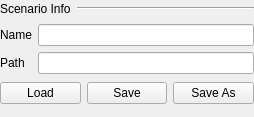
<?xml version="1.0" encoding="UTF-8"?>
<ui version="4.0">
 <class>ScenarioInfo</class>
 <widget class="QWidget" name="ScenarioInfo">
  <property name="geometry">
   <rect>
    <x>0</x>
    <y>0</y>
    <width>254</width>
    <height>117</height>
   </rect>
  </property>
  <property name="maximumSize">
   <size>
    <width>16777215</width>
    <height>117</height>
   </size>
  </property>
  <property name="windowTitle">
   <string>Form</string>
  </property>
  <layout class="QVBoxLayout" name="verticalLayout">
   <property name="leftMargin">
    <number>0</number>
   </property>
   <property name="topMargin">
    <number>0</number>
   </property>
   <property name="rightMargin">
    <number>0</number>
   </property>
   <property name="bottomMargin">
    <number>9</number>
   </property>
   <item>
    <layout class="QHBoxLayout" name="horizontalLayout_2">
     <item>
      <widget class="QLabel" name="labelTitle">
       <property name="text">
        <string>Scenario Info</string>
       </property>
      </widget>
     </item>
     <item>
      <widget class="Line" name="line">
       <property name="sizePolicy">
        <sizepolicy hsizetype="Expanding" vsizetype="Fixed">
         <horstretch>0</horstretch>
         <verstretch>0</verstretch>
        </sizepolicy>
       </property>
       <property name="orientation">
        <enum>Qt::Horizontal</enum>
       </property>
      </widget>
     </item>
    </layout>
   </item>
   <item>
    <layout class="QGridLayout" name="gridLayout">
     <item row="0" column="1">
      <widget class="QLineEdit" name="leName"/>
     </item>
     <item row="1" column="1">
      <widget class="QLineEdit" name="lePath">
       <property name="readOnly">
        <bool>true</bool>
       </property>
      </widget>
     </item>
     <item row="0" column="0">
      <widget class="QLabel" name="labelName">
       <property name="text">
        <string>Name</string>
       </property>
      </widget>
     </item>
     <item row="1" column="0">
      <widget class="QLabel" name="labelPath">
       <property name="text">
        <string>Path</string>
       </property>
      </widget>
     </item>
    </layout>
   </item>
   <item>
    <layout class="QHBoxLayout" name="horizontalLayout">
     <item>
      <widget class="QPushButton" name="btnLoad">
       <property name="text">
        <string>Load</string>
       </property>
      </widget>
     </item>
     <item>
      <widget class="QPushButton" name="btnSave">
       <property name="text">
        <string>Save</string>
       </property>
      </widget>
     </item>
     <item>
      <widget class="QPushButton" name="btnSaveAs">
       <property name="text">
        <string>Save As</string>
       </property>
      </widget>
     </item>
    </layout>
   </item>
  </layout>
 </widget>
 <resources/>
 <connections>
  <connection>
   <sender>leName</sender>
   <signal>editingFinished()</signal>
   <receiver>ScenarioInfo</receiver>
   <slot>scenarioNameEdited()</slot>
   <hints>
    <hint type="sourcelabel">
     <x>139</x>
     <y>40</y>
    </hint>
    <hint type="destinationlabel">
     <x>278</x>
     <y>43</y>
    </hint>
   </hints>
  </connection>
  <connection>
   <sender>btnLoad</sender>
   <signal>clicked()</signal>
   <receiver>ScenarioInfo</receiver>
   <slot>openLoadDialogue()</slot>
   <hints>
    <hint type="sourcelabel">
     <x>40</x>
     <y>95</y>
    </hint>
    <hint type="destinationlabel">
     <x>32</x>
     <y>173</y>
    </hint>
   </hints>
  </connection>
  <connection>
   <sender>btnSave</sender>
   <signal>clicked()</signal>
   <receiver>ScenarioInfo</receiver>
   <slot>saveScenario()</slot>
   <hints>
    <hint type="sourcelabel">
     <x>107</x>
     <y>90</y>
    </hint>
    <hint type="destinationlabel">
     <x>114</x>
     <y>164</y>
    </hint>
   </hints>
  </connection>
  <connection>
   <sender>btnSaveAs</sender>
   <signal>clicked()</signal>
   <receiver>ScenarioInfo</receiver>
   <slot>openSaveDialogue()</slot>
   <hints>
    <hint type="sourcelabel">
     <x>177</x>
     <y>85</y>
    </hint>
    <hint type="destinationlabel">
     <x>175</x>
     <y>148</y>
    </hint>
   </hints>
  </connection>
 </connections>
 <slots>
  <slot>scenarioNameEdited()</slot>
  <slot>openLoadDialogue()</slot>
  <slot>saveScenario()</slot>
  <slot>openSaveDialogue()</slot>
 </slots>
</ui>
